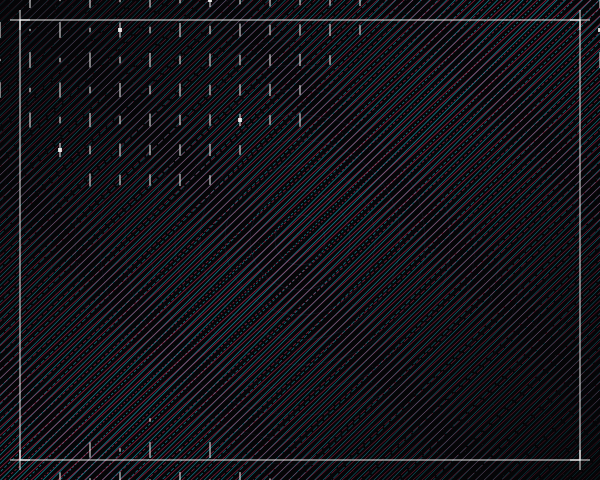

Generate this figure with Python:
import cairo
import math
import random

# Setup
width, height = 600, 480
surface = cairo.ImageSurface(cairo.FORMAT_ARGB32, width, height)
ctx = cairo.Context(surface)

# Background - Deep Charcoal for high contrast
ctx.set_source_rgb(0.02, 0.02, 0.03)
ctx.paint()

def draw_modular_grid(ctx, angle, spacing, line_width, color, alpha, shift_x=0, shift_y=0):
    """
    Draws a systematic grid of lines with modulated thickness and 
    dash patterns to create complex interference.
    """
    ctx.save()
    ctx.translate(width / 2 + shift_x, height / 2 + shift_y)
    ctx.rotate(angle)
    
    r, g, b = color
    ctx.set_source_rgba(r, g, b, alpha)
    
    # Range covers the diagonal to ensure full screen coverage after rotation
    extent = int(math.sqrt(width**2 + height**2))
    
    for i in range(-extent // 2, extent // 2, spacing):
        # Systematic line weight modulation based on distance from center
        dist_factor = abs(i) / (extent / 2)
        current_weight = line_width * (1.2 - dist_factor)
        ctx.set_line_width(current_weight)
        
        # Dash pattern frequency modulation: creates a secondary 'texture' 
        # that dissolves towards the edges (Digital Lithograph effect)
        dash_size = 2 + (10 * dist_factor)
        if i % (spacing * 4) == 0:
            ctx.set_dash([dash_size, 2])
        else:
            ctx.set_dash([])
            
        ctx.move_to(i, -extent // 2)
        ctx.line_to(i, extent // 2)
        ctx.stroke()
        
    ctx.restore()

def draw_radial_echo(ctx, center_x, center_y, rings, color):
    """
    Adds a radial intensity field to ground the composition, 
    mimicking an 'underlying noise function'.
    """
    ctx.save()
    r, g, b = color
    for i in range(rings):
        radius = (i * 25)
        opacity = 0.15 * (1 - (i / rings))
        ctx.set_source_rgba(r, g, b, opacity)
        ctx.set_line_width(0.5)
        ctx.arc(center_x, center_y, radius, 0, 2 * math.pi)
        ctx.stroke()
    ctx.restore()

# --- Execution ---

# 1. Background Texture: Subtle radial structure
draw_radial_echo(ctx, width/2, height/2, 15, (0.4, 0.6, 1.0))

# 2. Primary Moiré System
# We use two grids with a very slight angular offset (2.5 degrees)
# and a tiny spatial translation to trigger the interference patterns.

# Grid A: The "Cool" Static Field
draw_modular_grid(
    ctx, 
    angle=math.radians(45), 
    spacing=6, 
    line_width=0.7, 
    color=(0.1, 0.8, 0.9), # Cyan spectral tone
    alpha=0.6
)

# Grid B: The "Warm" Interference Field
# Rotated slightly differently to create the 'Moiré' blooms
draw_modular_grid(
    ctx, 
    angle=math.radians(47.5), 
    spacing=6, 
    line_width=0.7, 
    color=(0.9, 0.2, 0.4), # Magenta spectral tone
    alpha=0.6,
    shift_x=2
)

# 3. Orthogonal Modular Layer
# Adding a vertical grid of 'glyphs' (short segments) to add density
ctx.save()
ctx.set_line_width(1.2)
ctx.set_source_rgba(1, 1, 1, 0.8) # Stark White for structural hierarchy
grid_step = 30
for x in range(0, width + grid_step, grid_step):
    for y in range(0, height + grid_step, grid_step):
        # Stochastic density: only draw based on a mathematical threshold
        if (math.sin(x * 0.01) + math.cos(y * 0.01)) > 0.5:
            length = 8 * math.sin((x + y) * 0.05)
            ctx.move_to(x, y - length)
            ctx.line_to(x, y + length)
            ctx.stroke()
            
            # Small "bits" for Brutalist texture
            if random.random() > 0.9:
                ctx.rectangle(x-2, y-2, 4, 4)
                ctx.fill()
ctx.restore()

# 4. Final Swiss Detail: Frame and Labeling
ctx.set_source_rgba(1, 1, 1, 0.9)
ctx.set_line_width(1)
margin = 20
ctx.rectangle(margin, margin, width - margin*2, height - margin*2)
ctx.stroke()

# Aesthetic "Metadata" glyphs in corners
def draw_marker(x, y):
    size = 10
    ctx.move_to(x - size, y)
    ctx.line_to(x + size, y)
    ctx.move_to(x, y - size)
    ctx.line_to(x, y + size)
    ctx.stroke()

draw_marker(margin, margin)
draw_marker(width - margin, margin)
draw_marker(margin, height - margin)
draw_marker(width - margin, height - margin)

# Final high-frequency overlay for 'digital lithograph' feel
ctx.set_source_rgba(1, 1, 1, 0.05)
for _ in range(1000):
    ctx.rectangle(random.randint(0, width), random.randint(0, height), 1, 1)
    ctx.fill()
